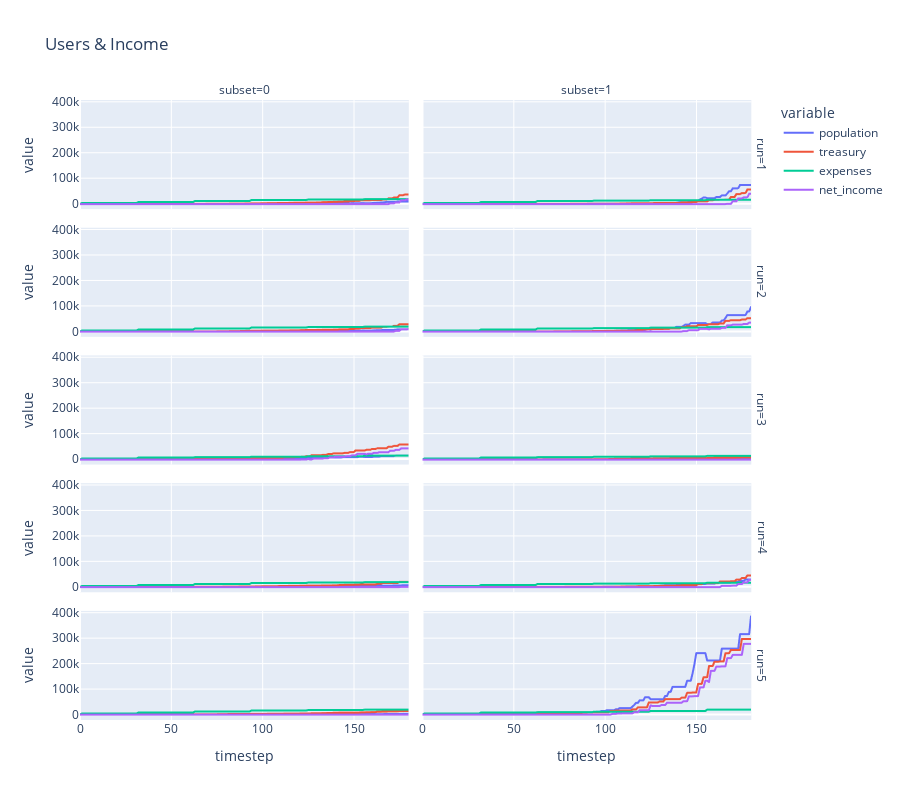

Notebook source saved alongside this figure:
### Markdown cell above
## 6. Analysis

### Code cell
px.line(
    df,
    x='timestep', # Variable on the horizontal axis
    y=['population', 'treasury', 'expenses', 'net_income'], # Variables on the vertical axis
    facet_row='run',
    facet_col='subset',
    title='Users & Income',

    height=800,
)

### Figure 1 — Plotly figure (JSON) as saved in the notebook; plotly's stock layout.template omitted (floating-point values rounded to 4 significant figures; data arrays with more than 128 entries replaced by an {"elided": "..."} marker saying what was removed)
{"data": [{"hovertemplate": "variable=population<br>run=1<br>subset=0<br>timestep=%{x}<br>value=%{y}<extra></extra>", "legendgroup": "population", "line": {"color": "#636efa", "dash": "solid"}, "mode": "lines", "name": "population", "showlegend": true, "type": "scattergl", "x": {"elided": "181 int values"}, "xaxis": "x9", "y": {"elided": "181 int values"}, "yaxis": "y9"}, {"hovertemplate": "variable=population<br>run=1<br>subset=1<br>timestep=%{x}<br>value=%{y}<extra></extra>", "legendgroup": "population", "line": {"color": "#636efa", "dash": "solid"}, "mode": "lines", "name": "population", "showlegend": false, "type": "scattergl", "x": {"elided": "181 int values"}, "xaxis": "x10", "y": {"elided": "181 int values"}, "yaxis": "y10"}, {"hovertemplate": "variable=population<br>run=2<br>subset=0<br>timestep=%{x}<br>value=%{y}<extra></extra>", "legendgroup": "population", "line": {"color": "#636efa", "dash": "solid"}, "mode": "lines", "name": "population", "showlegend": false, "type": "scattergl", "x": {"elided": "181 int values"}, "xaxis": "x7", "y": {"elided": "181 int values"}, "yaxis": "y7"}, {"hovertemplate": "variable=population<br>run=2<br>subset=1<br>timestep=%{x}<br>value=%{y}<extra></extra>", "legendgroup": "population", "line": {"color": "#636efa", "dash": "solid"}, "mode": "lines", "name": "population", "showlegend": false, "type": "scattergl", "x": {"elided": "181 int values"}, "xaxis": "x8", "y": {"elided": "181 int values"}, "yaxis": "y8"}, {"hovertemplate": "variable=population<br>run=3<br>subset=0<br>timestep=%{x}<br>value=%{y}<extra></extra>", "legendgroup": "population", "line": {"color": "#636efa", "dash": "solid"}, "mode": "lines", "name": "population", "showlegend": false, "type": "scattergl", "x": {"elided": "181 int values"}, "xaxis": "x5", "y": {"elided": "181 int values"}, "yaxis": "y5"}, {"hovertemplate": "variable=population<br>run=3<br>subset=1<br>timestep=%{x}<br>value=%{y}<extra></extra>", "legendgroup": "population", "line": {"color": "#636efa", "dash": "solid"}, "mode": "lines", "name": "population", "showlegend": false, "type": "scattergl", "x": {"elided": "181 int values"}, "xaxis": "x6", "y": {"elided": "181 int values"}, "yaxis": "y6"}, {"hovertemplate": "variable=population<br>run=4<br>subset=0<br>timestep=%{x}<br>value=%{y}<extra></extra>", "legendgroup": "population", "line": {"color": "#636efa", "dash": "solid"}, "mode": "lines", "name": "population", "showlegend": false, "type": "scattergl", "x": {"elided": "181 int values"}, "xaxis": "x3", "y": {"elided": "181 int values"}, "yaxis": "y3"}, {"hovertemplate": "variable=population<br>run=4<br>subset=1<br>timestep=%{x}<br>value=%{y}<extra></extra>", "legendgroup": "population", "line": {"color": "#636efa", "dash": "solid"}, "mode": "lines", "name": "population", "showlegend": false, "type": "scattergl", "x": {"elided": "181 int values"}, "xaxis": "x4", "y": {"elided": "181 int values"}, "yaxis": "y4"}, {"hovertemplate": "variable=population<br>run=5<br>subset=0<br>timestep=%{x}<br>value=%{y}<extra></extra>", "legendgroup": "population", "line": {"color": "#636efa", "dash": "solid"}, "mode": "lines", "name": "population", "showlegend": false, "type": "scattergl", "x": {"elided": "181 int values"}, "xaxis": "x", "y": {"elided": "181 int values"}, "yaxis": "y"}, {"hovertemplate": "variable=population<br>run=5<br>subset=1<br>timestep=%{x}<br>value=%{y}<extra></extra>", "legendgroup": "population", "line": {"color": "#636efa", "dash": "solid"}, "mode": "lines", "name": "population", "showlegend": false, "type": "scattergl", "x": {"elided": "181 int values"}, "xaxis": "x2", "y": {"elided": "181 int values"}, "yaxis": "y2"}, {"hovertemplate": "variable=treasury<br>run=1<br>subset=0<br>timestep=%{x}<br>value=%{y}<extra></extra>", "legendgroup": "treasury", "line": {"color": "#EF553B", "dash": "solid"}, "mode": "lines", "name": "treasury", "showlegend": true, "type": "scattergl", "x": {"elided": "181 int values"}, "xaxis": "x9", "y": {"elided": "181 float values"}, "yaxis": "y9"}, {"hovertemplate": "variable=treasury<br>run=1<br>subset=1<br>timestep=%{x}<br>value=%{y}<extra></extra>", "legendgroup": "treasury", "line": {"color": "#EF553B", "dash": "solid"}, "mode": "lines", "name": "treasury", "showlegend": false, "type": "scattergl", "x": {"elided": "181 int values"}, "xaxis": "x10", "y": {"elided": "181 float values"}, "yaxis": "y10"}, {"hovertemplate": "variable=treasury<br>run=2<br>subset=0<br>timestep=%{x}<br>value=%{y}<extra></extra>", "legendgroup": "treasury", "line": {"color": "#EF553B", "dash": "solid"}, "mode": "lines", "name": "treasury", "showlegend": false, "type": "scattergl", "x": {"elided": "181 int values"}, "xaxis": "x7", "y": {"elided": "181 float values"}, "yaxis": "y7"}, {"hovertemplate": "variable=treasury<br>run=2<br>subset=1<br>timestep=%{x}<br>value=%{y}<extra></extra>", "legendgroup": "treasury", "line": {"color": "#EF553B", "dash": "solid"}, "mode": "lines", "name": "treasury", "showlegend": false, "type": "scattergl", "x": {"elided": "181 int values"}, "xaxis": "x8", "y": {"elided": "181 float values"}, "yaxis": "y8"}, {"hovertemplate": "variable=treasury<br>run=3<br>subset=0<br>timestep=%{x}<br>value=%{y}<extra></extra>", "legendgroup": "treasury", "line": {"color": "#EF553B", "dash": "solid"}, "mode": "lines", "name": "treasury", "showlegend": false, "type": "scattergl", "x": {"elided": "181 int values"}, "xaxis": "x5", "y": {"elided": "181 float values"}, "yaxis": "y5"}, {"hovertemplate": "variable=treasury<br>run=3<br>subset=1<br>timestep=%{x}<br>value=%{y}<extra></extra>", "legendgroup": "treasury", "line": {"color": "#EF553B", "dash": "solid"}, "mode": "lines", "name": "treasury", "showlegend": false, "type": "scattergl", "x": {"elided": "181 int values"}, "xaxis": "x6", "y": {"elided": "181 float values"}, "yaxis": "y6"}, {"hovertemplate": "variable=treasury<br>run=4<br>subset=0<br>timestep=%{x}<br>value=%{y}<extra></extra>", "legendgroup": "treasury", "line": {"color": "#EF553B", "dash": "solid"}, "mode": "lines", "name": "treasury", "showlegend": false, "type": "scattergl", "x": {"elided": "181 int values"}, "xaxis": "x3", "y": {"elided": "181 float values"}, "yaxis": "y3"}, {"hovertemplate": "variable=treasury<br>run=4<br>subset=1<br>timestep=%{x}<br>value=%{y}<extra></extra>", "legendgroup": "treasury", "line": {"color": "#EF553B", "dash": "solid"}, "mode": "lines", "name": "treasury", "showlegend": false, "type": "scattergl", "x": {"elided": "181 int values"}, "xaxis": "x4", "y": {"elided": "181 float values"}, "yaxis": "y4"}, {"hovertemplate": "variable=treasury<br>run=5<br>subset=0<br>timestep=%{x}<br>value=%{y}<extra></extra>", "legendgroup": "treasury", "line": {"color": "#EF553B", "dash": "solid"}, "mode": "lines", "name": "treasury", "showlegend": false, "type": "scattergl", "x": {"elided": "181 int values"}, "xaxis": "x", "y": {"elided": "181 float values"}, "yaxis": "y"}, {"hovertemplate": "variable=treasury<br>run=5<br>subset=1<br>timestep=%{x}<br>value=%{y}<extra></extra>", "legendgroup": "treasury", "line": {"color": "#EF553B", "dash": "solid"}, "mode": "lines", "name": "treasury", "showlegend": false, "type": "scattergl", "x": {"elided": "181 int values"}, "xaxis": "x2", "y": {"elided": "181 float values"}, "yaxis": "y2"}, {"hovertemplate": "variable=expenses<br>run=1<br>subset=0<br>timestep=%{x}<br>value=%{y}<extra></extra>", "legendgroup": "expenses", "line": {"color": "#00cc96", "dash": "solid"}, "mode": "lines", "name": "expenses", "showlegend": true, "type": "scattergl", "x": {"elided": "181 int values"}, "xaxis": "x9", "y": {"elided": "181 float values"}, "yaxis": "y9"}, {"hovertemplate": "variable=expenses<br>run=1<br>subset=1<br>timestep=%{x}<br>value=%{y}<extra></extra>", "legendgroup": "expenses", "line": {"color": "#00cc96", "dash": "solid"}, "mode": "lines", "name": "expenses", "showlegend": false, "type": "scattergl", "x": {"elided": "181 int values"}, "xaxis": "x10", "y": {"elided": "181 float values"}, "yaxis": "y10"}, {"hovertemplate": "variable=expenses<br>run=2<br>subset=0<br>timestep=%{x}<br>value=%{y}<extra></extra>", "legendgroup": "expenses", "line": {"color": "#00cc96", "dash": "solid"}, "mode": "lines", "name": "expenses", "showlegend": false, "type": "scattergl", "x": {"elided": "181 int values"}, "xaxis": "x7", "y": {"elided": "181 float values"}, "yaxis": "y7"}, {"hovertemplate": "variable=expenses<br>run=2<br>subset=1<br>timestep=%{x}<br>value=%{y}<extra></extra>", "legendgroup": "expenses", "line": {"color": "#00cc96", "dash": "solid"}, "mode": "lines", "name": "expenses", "showlegend": false, "type": "scattergl", "x": {"elided": "181 int values"}, "xaxis": "x8", "y": {"elided": "181 float values"}, "yaxis": "y8"}, {"hovertemplate": "variable=expenses<br>run=3<br>subset=0<br>timestep=%{x}<br>value=%{y}<extra></extra>", "legendgroup": "expenses", "line": {"color": "#00cc96", "dash": "solid"}, "mode": "lines", "name": "expenses", "showlegend": false, "type": "scattergl", "x": {"elided": "181 int values"}, "xaxis": "x5", "y": {"elided": "181 float values"}, "yaxis": "y5"}, {"hovertemplate": "variable=expenses<br>run=3<br>subset=1<br>timestep=%{x}<br>value=%{y}<extra></extra>", "legendgroup": "expenses", "line": {"color": "#00cc96", "dash": "solid"}, "mode": "lines", "name": "expenses", "showlegend": false, "type": "scattergl", "x": {"elided": "181 int values"}, "xaxis": "x6", "y": {"elided": "181 float values"}, "yaxis": "y6"}, {"hovertemplate": "variable=expenses<br>run=4<br>subset=0<br>timestep=%{x}<br>value=%{y}<extra></extra>", "legendgroup": "expenses", "line": {"color": "#00cc96", "dash": "solid"}, "mode": "lines", "name": "expenses", "showlegend": false, "type": "scattergl", "x": {"elided": "181 int values"}, "xaxis": "x3", "y": {"elided": "181 float values"}, "yaxis": "y3"}, {"hovertemplate": "variable=expenses<br>run=4<br>subset=1<br>timestep=%{x}<br>value=%{y}<extra></extra>", "legendgroup": "expenses", "line": {"color": "#00cc96", "dash": "solid"}, "mode": "lines", "name": "expenses", "showlegend": false, "type": "scattergl", "x": {"elided": "181 int values"}, "xaxis": "x4", "y": {"elided": "181 float values"}, "yaxis": "y4"}, {"hovertemplate": "variable=expenses<br>run=5<br>subset=0<br>timestep=%{x}<br>value=%{y}<extra></extra>", "legendgroup": "expenses", "line": {"color": "#00cc96", "dash": "solid"}, "mode": "lines", "name": "expenses", "showlegend": false, "type": "scattergl", "x": {"elided": "181 int values"}, "xaxis": "x", "y": {"elided": "181 float values"}, "yaxis": "y"}, {"hovertemplate": "variable=expenses<br>run=5<br>subset=1<br>timestep=%{x}<br>value=%{y}<extra></extra>", "legendgroup": "expenses", "line": {"color": "#00cc96", "dash": "solid"}, "mode": "lines", "name": "expenses", "showlegend": false, "type": "scattergl", "x": {"elided": "181 int values"}, "xaxis": "x2", "y": {"elided": "181 float values"}, "yaxis": "y2"}, {"hovertemplate": "variable=net_income<br>run=1<br>subset=0<br>timestep=%{x}<br>value=%{y}<extra></extra>", "legendgroup": "net_income", "line": {"color": "#ab63fa", "dash": "solid"}, "mode": "lines", "name": "net_income", "showlegend": true, "type": "scattergl", "x": {"elided": "181 int values"}, "xaxis": "x9", "y": {"elided": "181 float values"}, "yaxis": "y9"}, {"hovertemplate": "variable=net_income<br>run=1<br>subset=1<br>timestep=%{x}<br>value=%{y}<extra></extra>", "legendgroup": "net_income", "line": {"color": "#ab63fa", "dash": "solid"}, "mode": "lines", "name": "net_income", "showlegend": false, "type": "scattergl", "x": {"elided": "181 int values"}, "xaxis": "x10", "y": {"elided": "181 float values"}, "yaxis": "y10"}, {"hovertemplate": "variable=net_income<br>run=2<br>subset=0<br>timestep=%{x}<br>value=%{y}<extra></extra>", "legendgroup": "net_income", "line": {"color": "#ab63fa", "dash": "solid"}, "mode": "lines", "name": "net_income", "showlegend": false, "type": "scattergl", "x": {"elided": "181 int values"}, "xaxis": "x7", "y": {"elided": "181 float values"}, "yaxis": "y7"}, {"hovertemplate": "variable=net_income<br>run=2<br>subset=1<br>timestep=%{x}<br>value=%{y}<extra></extra>", "legendgroup": "net_income", "line": {"color": "#ab63fa", "dash": "solid"}, "mode": "lines", "name": "net_income", "showlegend": false, "type": "scattergl", "x": {"elided": "181 int values"}, "xaxis": "x8", "y": {"elided": "181 float values"}, "yaxis": "y8"}, {"hovertemplate": "variable=net_income<br>run=3<br>subset=0<br>timestep=%{x}<br>value=%{y}<extra></extra>", "legendgroup": "net_income", "line": {"color": "#ab63fa", "dash": "solid"}, "mode": "lines", "name": "net_income", "showlegend": false, "type": "scattergl", "x": {"elided": "181 int values"}, "xaxis": "x5", "y": {"elided": "181 float values"}, "yaxis": "y5"}, {"hovertemplate": "variable=net_income<br>run=3<br>subset=1<br>timestep=%{x}<br>value=%{y}<extra></extra>", "legendgroup": "net_income", "line": {"color": "#ab63fa", "dash": "solid"}, "mode": "lines", "name": "net_income", "showlegend": false, "type": "scattergl", "x": {"elided": "181 int values"}, "xaxis": "x6", "y": {"elided": "181 int values"}, "yaxis": "y6"}, {"hovertemplate": "variable=net_income<br>run=4<br>subset=0<br>timestep=%{x}<br>value=%{y}<extra></extra>", "legendgroup": "net_income", "line": {"color": "#ab63fa", "dash": "solid"}, "mode": "lines", "name": "net_income", "showlegend": false, "type": "scattergl", "x": {"elided": "181 int values"}, "xaxis": "x3", "y": {"elided": "181 float values"}, "yaxis": "y3"}, {"hovertemplate": "variable=net_income<br>run=4<br>subset=1<br>timestep=%{x}<br>value=%{y}<extra></extra>", "legendgroup": "net_income", "line": {"color": "#ab63fa", "dash": "solid"}, "mode": "lines", "name": "net_income", "showlegend": false, "type": "scattergl", "x": {"elided": "181 int values"}, "xaxis": "x4", "y": {"elided": "181 float values"}, "yaxis": "y4"}, {"hovertemplate": "variable=net_income<br>run=5<br>subset=0<br>timestep=%{x}<br>value=%{y}<extra></extra>", "legendgroup": "net_income", "line": {"color": "#ab63fa", "dash": "solid"}, "mode": "lines", "name": "net_income", "showlegend": false, "type": "scattergl", "x": {"elided": "181 int values"}, "xaxis": "x", "y": {"elided": "181 int values"}, "yaxis": "y"}, {"hovertemplate": "variable=net_income<br>run=5<br>subset=1<br>timestep=%{x}<br>value=%{y}<extra></extra>", "legendgroup": "net_income", "line": {"color": "#ab63fa", "dash": "solid"}, "mode": "lines", "name": "net_income", "showlegend": false, "type": "scattergl", "x": {"elided": "181 int values"}, "xaxis": "x2", "y": {"elided": "181 float values"}, "yaxis": "y2"}], "layout": {"annotations": [{"font": {}, "showarrow": false, "text": "subset=0", "x": 0.24, "xanchor": "center", "xref": "paper", "y": 1, "yanchor": "bottom", "yref": "paper"}, {"font": {}, "showarrow": false, "text": "subset=1", "x": 0.74, "xanchor": "center", "xref": "paper", "y": 1, "yanchor": "bottom", "yref": "paper"}, {"font": {}, "showarrow": false, "text": "run=5", "textangle": 90, "x": 0.98, "xanchor": "left", "xref": "paper", "y": 0.088, "yanchor": "middle", "yref": "paper"}, {"font": {}, "showarrow": false, "text": "run=4", "textangle": 90, "x": 0.98, "xanchor": "left", "xref": "paper", "y": 0.294, "yanchor": "middle", "yref": "paper"}, {"font": {}, "showarrow": false, "text": "run=3", "textangle": 90, "x": 0.98, "xanchor": "left", "xref": "paper", "y": 0.5, "yanchor": "middle", "yref": "paper"}, {"font": {}, "showarrow": false, "text": "run=2", "textangle": 90, "x": 0.98, "xanchor": "left", "xref": "paper", "y": 0.706, "yanchor": "middle", "yref": "paper"}, {"font": {}, "showarrow": false, "text": "run=1", "textangle": 90, "x": 0.98, "xanchor": "left", "xref": "paper", "y": 0.912, "yanchor": "middle", "yref": "paper"}], "height": 800, "legend": {"title": {"text": "variable"}, "tracegroupgap": 0}, "title": {"text": "Users & Income"}, "xaxis": {"anchor": "y", "domain": [0, 0.48], "title": {"text": "timestep"}}, "xaxis10": {"anchor": "y10", "domain": [0.5, 0.98], "matches": "x", "showticklabels": false}, "xaxis2": {"anchor": "y2", "domain": [0.5, 0.98], "matches": "x", "title": {"text": "timestep"}}, "xaxis3": {"anchor": "y3", "domain": [0, 0.48], "matches": "x", "showticklabels": false}, "xaxis4": {"anchor": "y4", "domain": [0.5, 0.98], "matches": "x", "showticklabels": false}, "xaxis5": {"anchor": "y5", "domain": [0, 0.48], "matches": "x", "showticklabels": false}, "xaxis6": {"anchor": "y6", "domain": [0.5, 0.98], "matches": "x", "showticklabels": false}, "xaxis7": {"anchor": "y7", "domain": [0, 0.48], "matches": "x", "showticklabels": false}, "xaxis8": {"anchor": "y8", "domain": [0.5, 0.98], "matches": "x", "showticklabels": false}, "xaxis9": {"anchor": "y9", "domain": [0, 0.48], "matches": "x", "showticklabels": false}, "yaxis": {"anchor": "x", "domain": [0, 0.176], "title": {"text": "value"}}, "yaxis10": {"anchor": "x10", "domain": [0.824, 1], "matches": "y", "showticklabels": false}, "yaxis2": {"anchor": "x2", "domain": [0, 0.176], "matches": "y", "showticklabels": false}, "yaxis3": {"anchor": "x3", "domain": [0.206, 0.382], "matches": "y", "title": {"text": "value"}}, "yaxis4": {"anchor": "x4", "domain": [0.206, 0.382], "matches": "y", "showticklabels": false}, "yaxis5": {"anchor": "x5", "domain": [0.412, 0.588], "matches": "y", "title": {"text": "value"}}, "yaxis6": {"anchor": "x6", "domain": [0.412, 0.588], "matches": "y", "showticklabels": false}, "yaxis7": {"anchor": "x7", "domain": [0.618, 0.794], "matches": "y", "title": {"text": "value"}}, "yaxis8": {"anchor": "x8", "domain": [0.618, 0.794], "matches": "y", "showticklabels": false}, "yaxis9": {"anchor": "x9", "domain": [0.824, 1], "matches": "y", "title": {"text": "value"}}}}
